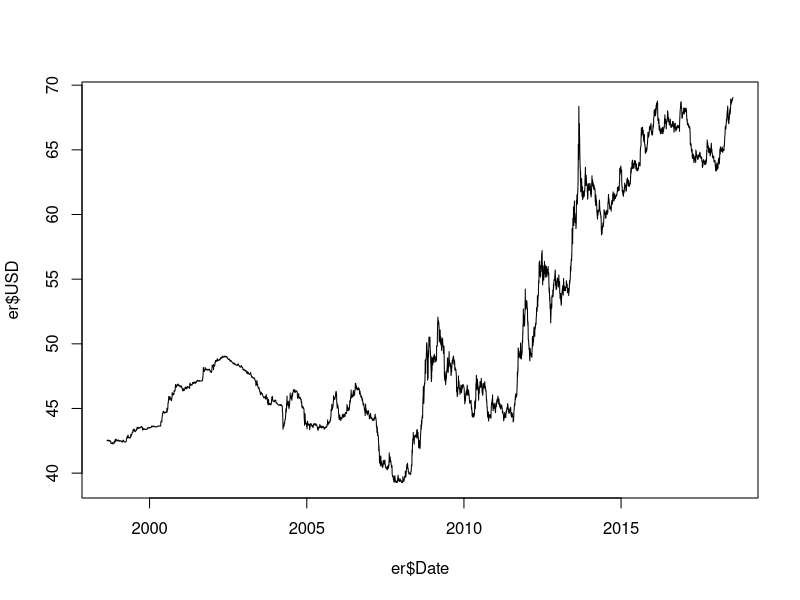
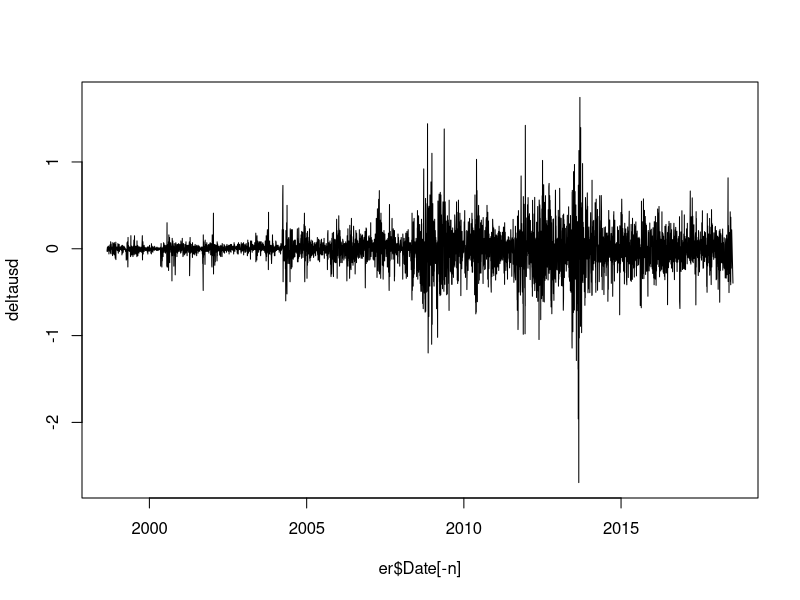
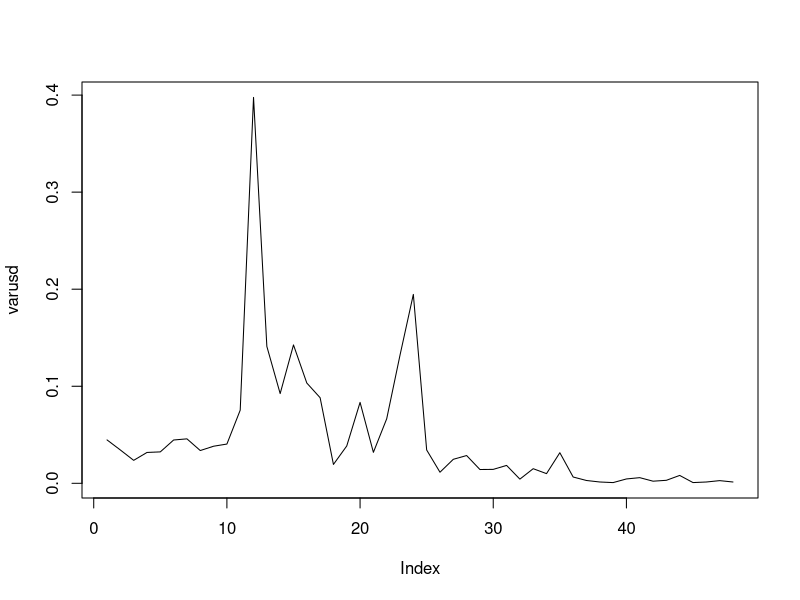
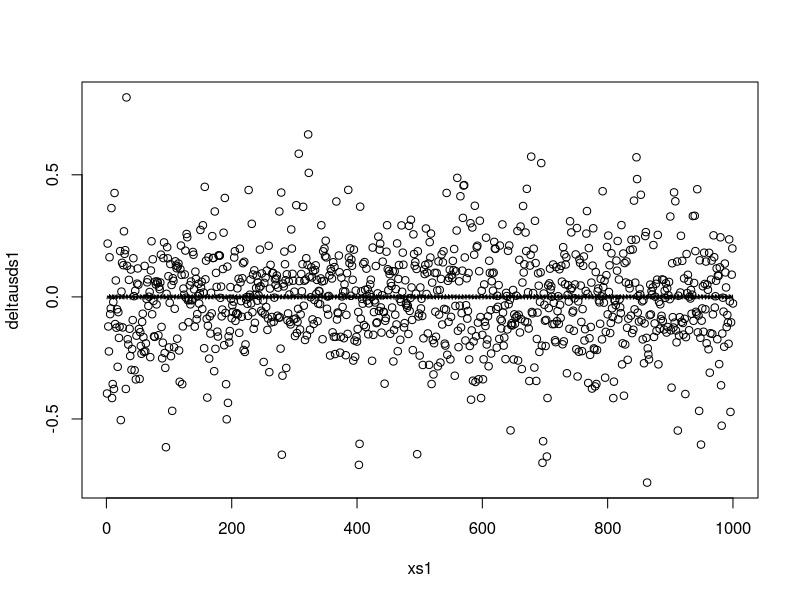
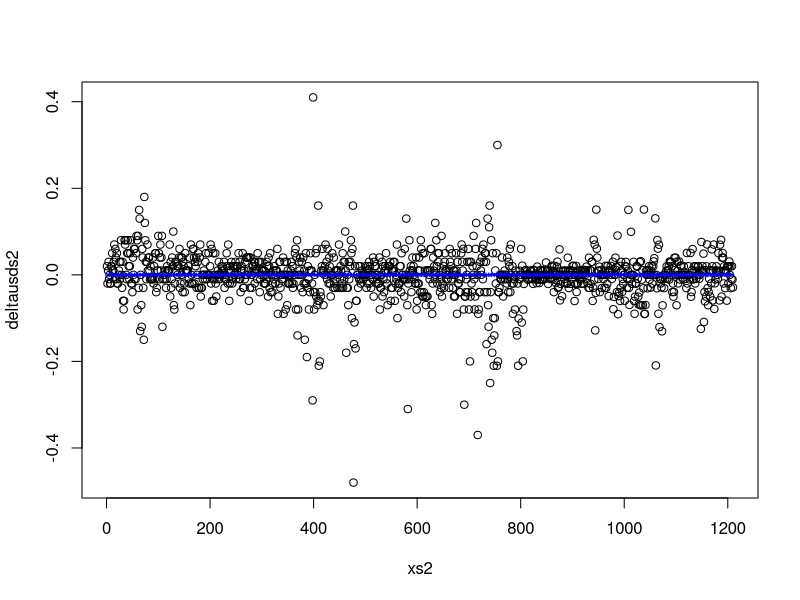

Generate these figures, in order, with R: (Note: a time limit stopped this script after it produced the figures.)
# ================= Estimation of INR-USD Exchange Rate ================= #

# The loading of dataset from the xls file can be done easily with the
# read_excel function in the readxl package. The date variable is in character
# format, and is converted to the date-datatype in R.
library(readxl)
er <- read_excel("Exchange Rate Daily.xls")
er$Date <- as.Date(er$Date, format = "%d/%m/%Y")

# The number of observations can be found with the length of first column.
n <- length(er[[1]])

# The supposedly volatile data can be first-order differenced, and is then
# plotted.
deltausd <- diff(er$USD)
plot(er$Date, er$USD, type="l")
plot(er$Date[-n], deltausd, type="l")

# --------------------- 1. Splitting Dataset --------------------- #

# The calculation of change in variance from period to period is done with
# breaking the data in several small intervals. The plot gives us a visual
# representation of how the variance of several periods in the data is
# significantly different.

varusd <- NULL
br <- 100

for (i in 1:(n/br))
{
  varusd[i] <- var(
    deltausd[
      ((br*(i-1))+1) : (br*i)
    ]
  )
}

plot(varusd, type="l")

# Now, the data seems to begin with unstable variance at 10th break, which then
# ends at 37th break.

deltausds1 <- deltausd[1:(10*br)]
deltausdv <- deltausd[(10*br + 1):(36*br - 1)]
deltausds2 <- deltausd[(36*br):n-1]

xs1 <- 1:length(deltausds1)
xv <- 1:length(deltausdv)
xs2 <- 1:length(deltausds2)





# ------------------ 2. Estimating Stable Periods ------------------ #

init_parameters_stable <- list(alpha = 1, beta = 10)

model_nls_stable1 <- nls(deltausds1 ~ alpha*cos(beta*xs1), start = init_parameters_stable)
summary(model_nls_stable1)

# The line function plots the difference between actual trend and fitted model
plot(xs1, deltausds1)
lines(xs1, fitted(model_nls_stable1))











# Regression for s2 . . .

init_parameters_stable <- list(alpha = 1, beta = 10)

model_nls_stable2 <- nls(deltausds2 ~ alpha*cos(beta*xs2), start = init_parameters_stable)
summary(model_nls_stable2)

# The line function plots the difference between actual trend and fitted model
plot(xs2, deltausds2)
lines(xs2, fitted(model_nls_stable2), col = 'blue')










# Regression for v . . .

wf <- function(x,n,a,b)
{
  v <- NULL
  for(j in 1:n)
  {
    v[j] <- (a^j)*cos((b^j)*x)
  }
  return(sum(v))
}

est_function <- function(parameters) {
  
  # Generating y-variable according to the Weierstrass function - first and
  # second parameters are a and b while third one is the wf_iteration
  y <- NULL
  for (i in 1:n) {
    y[i] <- wf(i,parameters[1],parameters[2],parameters[3])
  }
  
  return( sum( (deltausdv - y)^2 ) )
}

# The setup to find the required coefficients are as below.

val <- NULL
for (i in seq(0,10, by = 0.5))
{
  for (j in seq(0,10, by = 0.5))
  {
    for (k in 2:20)
    {
      temp_est <- optim(c(k,i,j) , est_function)
      val <- rbind(  val,  c(temp_est$par,temp_est$value) )
    }
  }
}

# The parameters with the minimum residual sum squared according to the optim
# function.
est_parameters1 <- val[val[,4] == min(val[,4])][1:3]
# est_parameters1 <- c(5.250519, 1.376494, 99.367226)

# Estimated wf_iteration with this method
wf_iteration_est1 <- round(est_parameters1[1],0)

# Estimated y with the above parameters
y_est1 <- NULL
for (i in 1:length(xv)) {
  y_est1[i] <- wf(i , wf_iteration_est1, est_parameters1[2], est_parameters1[3])
}

plot(xv, deltausdv)
lines(xv, y_est1, col = 'blue')
